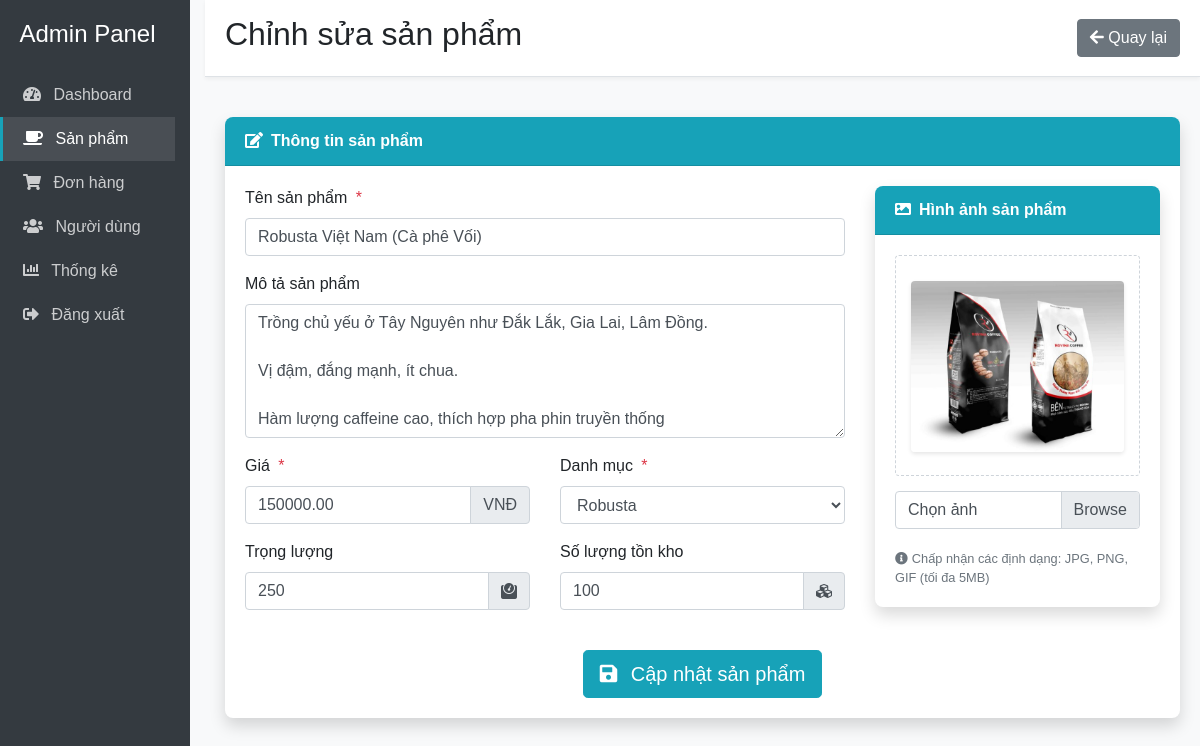
Page /lab1/admin/products/edit.php?id=21 (signed in) on the committed database.
### tables this page shows
CREATE TABLE `products` (
  `id` int(11) NOT NULL,
  `name` varchar(100) NOT NULL,
  `description` text DEFAULT NULL,
  `price` decimal(10,2) NOT NULL,
  `image` varchar(255) NOT NULL,
  `category_id` int(11) NOT NULL,
  `created_at` timestamp NOT NULL DEFAULT current_timestamp(),
  `active` tinyint(1) DEFAULT 1,
  `featured` tinyint(1) DEFAULT 0,
  `weight` varchar(50) DEFAULT NULL,
  `stock` int(11) DEFAULT 0
);

### lab1/admin/products/edit.php (the view, shortened to what this page needs)
<?php
$servername = "localhost";
$username = "root";
$password = "";
$dbname = "lab1";
$conn = new mysqli($servername, $username, $password, $dbname);
$product_id = intval($_GET['id']);
$sql = "SELECT * FROM products WHERE id = ?";
$stmt = $conn->prepare($sql);
$stmt->bind_param("i", $product_id);
$stmt->execute();
$result = $stmt->get_result();
$product = $result->fetch_assoc();
?>
<!DOCTYPE html>
<html lang="vi">
<head>
    <link rel="stylesheet" href="https://stackpath.bootstrapcdn.com/bootstrap/4.5.2/css/bootstrap.min.css">
    <link rel="stylesheet" href="https://cdnjs.cloudflare.com/ajax/libs/font-awesome/5.15.1/css/all.min.css">
    <link href="https://cdn.jsdelivr.net/npm/summernote@0.8.18/dist/summernote-bs4.min.css" rel="stylesheet">
</head>
<body>
    <div class="container-fluid">
        <div class="row">
            <div class="col-md-2 sidebar">
                <h4 class="text-center mb-4">Admin Panel</h4>
                <ul class="nav flex-column">
                    <li class="nav-item">
                        <a class="nav-link" href="../index.php">
                            <i class="fas fa-tachometer-alt mr-2"></i> Dashboard
                        </a>
                    </li>
                    <li class="nav-item">
                        <a class="nav-link active" href="../products/index.php">
                            <i class="fas fa-coffee mr-2"></i> Sản phẩm
                        </a>
                    </li>
                    <li class="nav-item">
                        <a class="nav-link" href="../orders/index.php">
                            <i class="fas fa-shopping-cart mr-2"></i> Đơn hàng
                        </a>
                    </li>
                    <li class="nav-item">
                        <a class="nav-link" href="../users/index.php">
                            <i class="fas fa-users mr-2"></i> Người dùng
                        </a>
                    </li>
                    <li class="nav-item">
                        <a class="nav-link" href="../statistics/top-customers.php">
                            <i class="fas fa-chart-bar mr-2"></i> Thống kê
                        </a>
                    </li>
                    <li class="nav-item">
                        <a class="nav-link" href="../logout.php">
                            <i class="fas fa-sign-out-alt mr-2"></i> Đăng xuất
                        </a>
                    </li>
                </ul>
            </div>
            <div class="col-md-10">
                <div class="header d-flex justify-content-between align-items-center">
                    <h2>Chỉnh sửa sản phẩm</h2>
                    <a href="index.php" class="btn btn-secondary">
                        <i class="fas fa-arrow-left"></i> Quay lại
                    </a>
                </div>
                <div class="content">
                    <div class="card">
                        <div class="card-header">
                            <i class="fas fa-edit mr-2"></i>Thông tin sản phẩm
                        </div>
                        <div class="card-body">
                            <form method="POST" enctype="multipart/form-data">
                                <div class="row">
                                    <div class="col-md-8">
                                        <div class="form-group">
                                            <label for="name">Tên sản phẩm <span class="required-field">*</span></label>
                                            <input type="text" class="form-control" id="name" name="name" required value="<?php echo htmlspecialchars($product['name']); ?>" placeholder="Nhập tên sản phẩm">
                                        </div>
                                        <div class="form-group">
                                            <label for="description">Mô tả sản phẩm</label>
                                            <textarea class="form-control" id="summernote" name="description" rows="5"><?php echo htmlspecialchars($product['description'] ?? ''); ?></textarea>
                                        </div>
                                        <div class="row">
                                            <div class="col-md-6">
                                                <div class="form-group">
                                                    <label for="price">Giá <span class="required-field">*</span></label>
                                                    <div class="input-group">
                                                        <input type="number" class="form-control" id="price" name="price" min="0" step="1000" required value="<?php echo $product['price']; ?>" placeholder="Nhập giá sản phẩm">
                                                        <div class="input-group-append">
                                                            <span class="input-group-text">VNĐ</span>
                                                        </div>
                                                    </div>
                                                </div>
                                            </div>
                                            <div class="col-md-6">
                                                <div class="form-group">
                                                    <label for="category">Danh mục <span class="required-field">*</span></label>
                                                    <select class="form-control" id="category" name="category" required>
                                                        <?php
                                                        $sql_categories = "SELECT * FROM categories ORDER BY name ASC";
                                                        $result_categories = $conn->query($sql_categories);
                                                        if ($result_categories && $result_categories->num_rows > 0) {
                                                            while($cat = $result_categories->fetch_assoc()) {
                                                                $selected = ($cat['id'] == $product['category_id']) ? 'selected' : '';
                                                                echo '<option value="'.$cat['id'].'" '.$selected.'>'.$cat['name'].'</option>';
                                                            }
                                                        }
                                                        ?>
                                                    </select>
                                                </div>
                                            </div>
                                        </div>
                                        <div class="row">
                                            <div class="col-md-6">
                                                <div class="form-group">
                                                    <label for="weight">Trọng lượng</label>
                                                    <div class="input-group">
                                                        <input type="text" class="form-control" id="weight" name="weight" placeholder="Ví dụ: 250g, 500g, 1kg" value="<?php echo htmlspecialchars($product['weight'] ?? ''); ?>">
                                                        <div class="input-group-append">
                                                            <span class="input-group-text"><i class="fas fa-weight"></i></span>
                                                        </div>
                                                    </div>
                                                </div>
                                            </div>
                                            <div class="col-md-6">
                                                <div class="form-group">
                                                    <label for="stock">Số lượng tồn kho</label>
                                                    <div class="input-group">
                                                        <input type="number" class="form-control" id="stock" name="stock" min="0" value="<?php echo $product['stock'] ?? 0; ?>" placeholder="Nhập số lượng">
                                                        <div class="input-group-append">
                                                            <span class="input-group-text"><i class="fas fa-cubes"></i></span>
                                                        </div>
                                                    </div>
                                                </div>
                                            </div>
                                        </div>
                                    </div>
                                    <div class="col-md-4">
                                        <div class="card">
                                            <div class="card-header">
                                                <i class="fas fa-image mr-2"></i>Hình ảnh sản phẩm
                                            </div>
                                            <div class="card-body">
                                                <div class="image-preview-container">
                                                    <?php if (!empty($product['image'])): ?>
                                                        <img id="preview-image" src="../../<?php echo $product['image']; ?>" alt="<?php echo $product['name']; ?>" class="mb-2">
                                                    <?php else: ?>
                                                        <img id="preview-image" src="#" alt="Preview" style="display: none;" class="mb-2">
                                                        <p class="text-muted mb-0"><i class="fas fa-camera"></i> Chưa có hình ảnh</p>
                                                    <?php endif; ?>
                                                </div>
                                                <div class="custom-file mb-3">
                                                    <label class="custom-file-label" for="image">Chọn ảnh</label>
                                                </div>
                                                <small class="form-text text-muted">
                                                    <i class="fas fa-info-circle mr-1"></i>Chấp nhận các định dạng: JPG, PNG, GIF (tối đa 5MB)
                                                </small>
                                            </div>
                                        </div>
                                    </div>
                                </div>
                                <div class="text-center mt-4">
                                    <button type="submit" class="btn btn-primary btn-lg">
                                        <i class="fas fa-save mr-2"></i> Cập nhật sản phẩm
                                    </button>
                                </div>
                            </form>
                        </div>
                    </div>
                </div>
            </div>
        </div>
    </div>
</body>
</html>

### lab1/admin/products/edit.php (style rules this page uses)
body { font-family: Arial, sans-serif; margin: 0; padding: 0; background-color: #f8f9fa; }
.container-fluid { padding: 0; }
.sidebar { background-color: #343a40; color: white; min-height: 100vh; padding-top: 20px; }
.sidebar .nav-link { color: rgba(255,255,255,.75); padding: 10px 20px; transition: all 0.3s; border-left: 3px solid transparent; }
.sidebar .nav-link:hover, .sidebar .nav-link.active { color: white; background-color: rgba(255,255,255,.1); border-left: 3px solid #17a2b8; }
.content { padding: 20px; }
.header { background-color: #fff; padding: 15px 20px; border-bottom: 1px solid #dee2e6; margin-bottom: 20px; box-shadow: 0 2px 4px rgba(0,0,0,0.05); }
#preview-image { max-width: 100%; max-height: 200px; margin-top: 10px; border-radius: 4px; box-shadow: 0 2px 4px rgba(0,0,0,0.1); }
.card { border: none; box-shadow: 0 0.5rem 1rem rgba(0, 0, 0, 0.15); border-radius: 0.5rem; }
.card-header { background-color: #17a2b8; color: white; font-weight: bold; border-radius: 0.5rem 0.5rem 0 0 !important; }
.btn-primary { background-color: #17a2b8; border-color: #17a2b8; }
.image-preview-container { border: 1px dashed #ced4da; padding: 15px; text-align: center; border-radius: 4px; margin-bottom: 15px; }
.required-field { color: #dc3545; margin-left: 4px; }

### rows in the picture
products: name "Robusta Việt Nam (Cà phê Vối)", description "Trồng chủ yếu ở Tây Nguyên như Đắk Lắk, Gia Lai, Lâm Đồng. Vị đậm, đắng mạnh, ít chua. Hàm lượng caffeine cao, thích hợp pha phin truyền thống", price "150000.00", weight "250", stock "100", image (picture)

### other values in the picture
form field category "Robusta"
